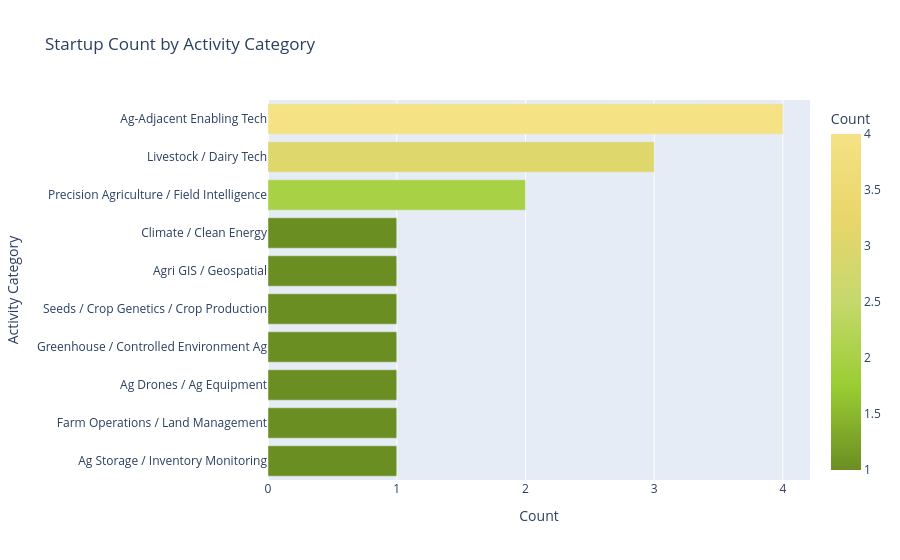

The notebook cell this image was saved under:
### Code cell
activity_category_counts = (
    startup_list["Activity Category"]
    .dropna()
    .value_counts()
    .reset_index()
)

activity_category_counts.columns = ["Activity Category", "Count"]

fig = px.bar(
    activity_category_counts,
    x="Count",
    y="Activity Category",
    orientation="h",
    color="Count",
    title="Startup Count by Activity Category",
    color_continuous_scale=["#6B8E23", "#9ACD32", "#C5D86D", "#E9D66B", "#F4E285"]
)

fig.update_layout(yaxis={"categoryorder": "total ascending"})

fig.show()

### Figure 1 — Plotly figure (JSON) as saved in the notebook; plotly's stock layout.template omitted (floating-point values rounded to 4 significant figures)
{"data": [{"hovertemplate": "Count=%{marker.color}<br>Activity Category=%{y}<extra></extra>", "legendgroup": "", "marker": {"color": [4, 3, 2, 1, 1, 1, 1, 1, 1, 1], "coloraxis": "coloraxis", "pattern": {"shape": ""}}, "name": "", "orientation": "h", "showlegend": false, "textposition": "auto", "type": "bar", "x": [4, 3, 2, 1, 1, 1, 1, 1, 1, 1], "xaxis": "x", "y": ["Ag-Adjacent Enabling Tech", "Livestock / Dairy Tech", "Precision Agriculture / Field Intelligence", "Ag Storage / Inventory Monitoring", "Farm Operations / Land Management", "Ag Drones / Ag Equipment", "Greenhouse / Controlled Environment Ag", "Seeds / Crop Genetics / Crop Production", "Agri GIS / Geospatial", "Climate / Clean Energy"], "yaxis": "y"}], "layout": {"barmode": "relative", "coloraxis": {"colorbar": {"title": {"text": "Count"}}, "colorscale": [[0, "#6B8E23"], [0.25, "#9ACD32"], [0.5, "#C5D86D"], [0.75, "#E9D66B"], [1, "#F4E285"]]}, "legend": {"tracegroupgap": 0}, "title": {"text": "Startup Count by Activity Category"}, "xaxis": {"anchor": "y", "domain": [0, 1], "title": {"text": "Count"}}, "yaxis": {"anchor": "x", "categoryorder": "total ascending", "domain": [0, 1], "title": {"text": "Activity Category"}}}}
